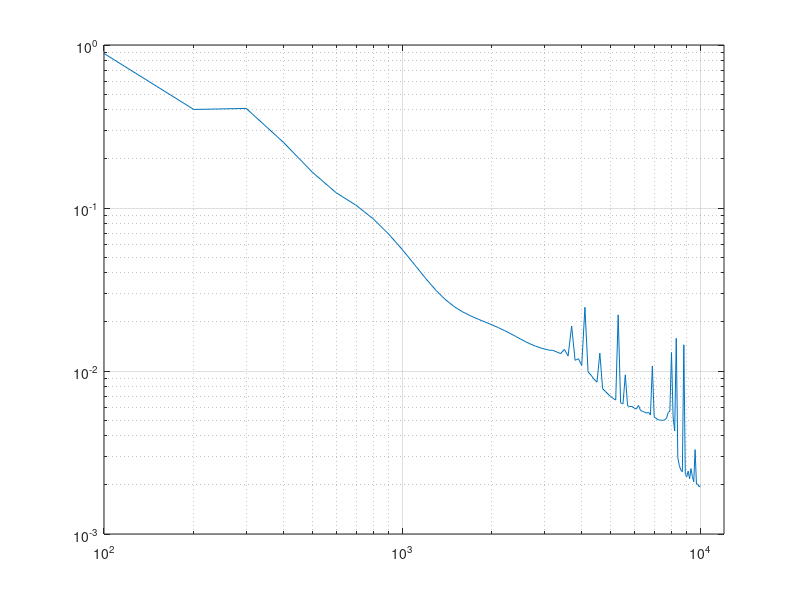

This chart was generated by the following MATLAB code: (Note: this script raises an error after producing the figure.)
load('loss.mat')

figure(1)
p = loglog(iteration, solution_error);
grid on
xlim([0,12000])
p.LineWidth = 1.2;
xlabel('i') 
ylabel('Relative error') 
ax = gca;
ax.FontSize=12;
print('error-1','-depsc')

figure(2)
p = loglog(iteration, solution_loss);
grid on
p.LineWidth = 1.2;
ylim([0.001,100])
xlabel('i') 
ylabel('Loss') 
ax = gca;
ax.FontSize=12;
print('loss-1','-depsc')

figure(3)
p1=plot(iteration,point_1(:,1),'r-*','MarkerSize',5);
hold on
p2=plot(iteration,point_1(:,2),'k-*','MarkerSize',5);
p3=plot(iteration,point_1(:,3),'b-*','MarkerSize',5);
grid on
xlabel('i') 
ylabel('Value') 
legend({'c','x_1','x_2'},'Location','northwest','FontSize',12)
hold off
ax = gca;
ax.FontSize=12;
print('point4-1','-depsc')

figure(4)
p1=plot(iteration,point_2(:,1),'r-*','MarkerSize',5);
hold on
p2=plot(iteration,point_2(:,2),'k-*','MarkerSize',5);
p3=plot(iteration,point_2(:,3),'b-*','MarkerSize',5);
grid on
xlabel('i') 
ylabel('Value') 
legend({'c','x_1','x_2'},'Location','northwest','FontSize',12)
hold off
ax = gca;
ax.FontSize=12;
print('point3-1','-depsc')

figure(5)
p1=plot(iteration,point_3(:,1),'r-*','MarkerSize',5);
hold on
p2=plot(iteration,point_3(:,2),'k-*','MarkerSize',5);
p3=plot(iteration,point_3(:,3),'b-*','MarkerSize',5);
grid on
xlabel('i') 
ylabel('Value') 
legend({'c','x_1','x_2'},'Location','northwest','FontSize',12)
hold off
ax = gca;
ax.FontSize=12;
print('point2-1','-depsc')

figure(6)
p1=plot(iteration,point_4(:,1),'r-*','MarkerSize',5);
hold on
p2=plot(iteration,point_4(:,2),'k-*','MarkerSize',5);
p3=plot(iteration,point_4(:,3),'b-*','MarkerSize',5);
grid on
xlabel('i') 
ylabel('Value') 
legend({'c','x_1','x_2'},'FontSize',12)
hold off
ax = gca;
ax.FontSize=12;
print('point1-1','-depsc')